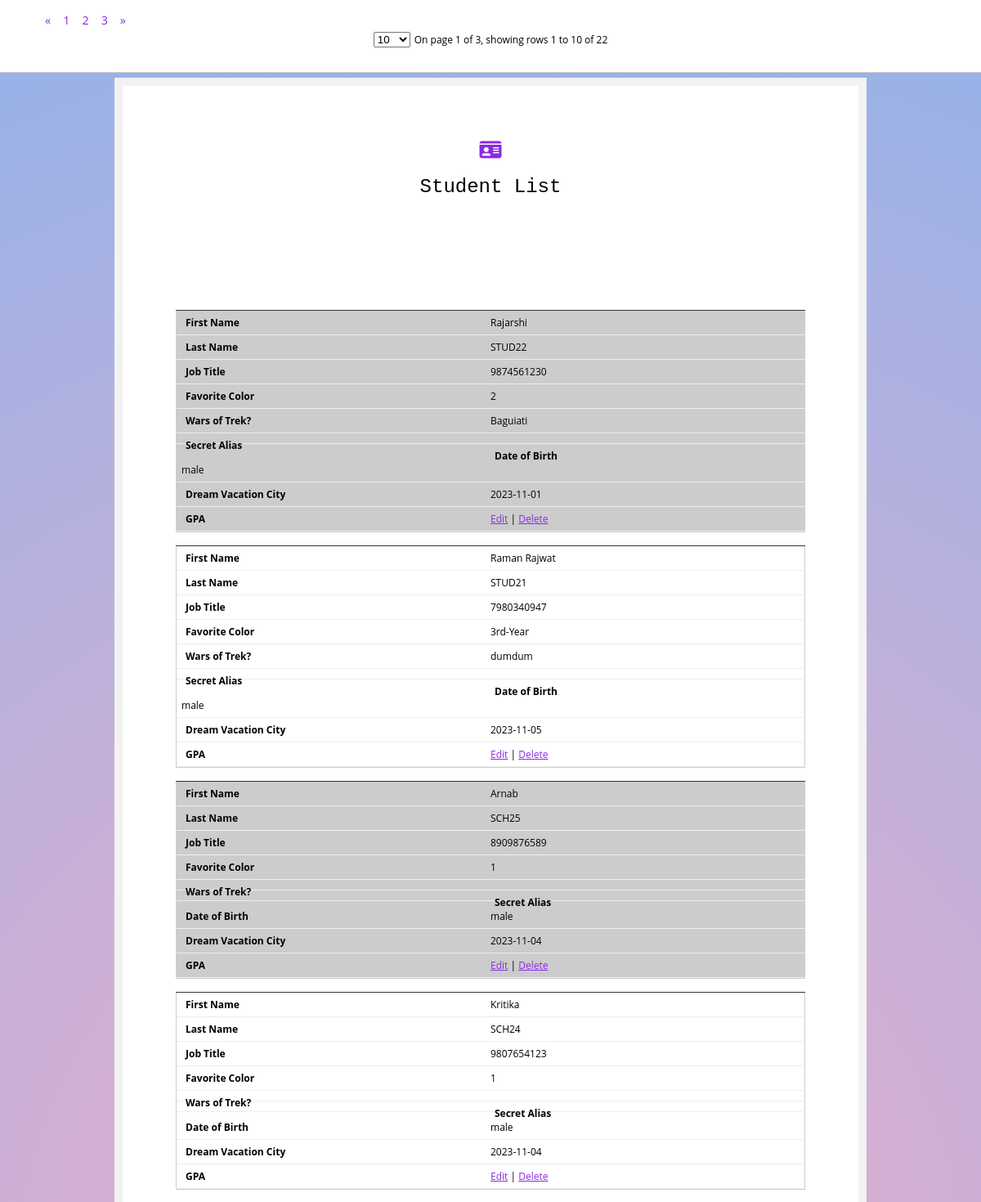
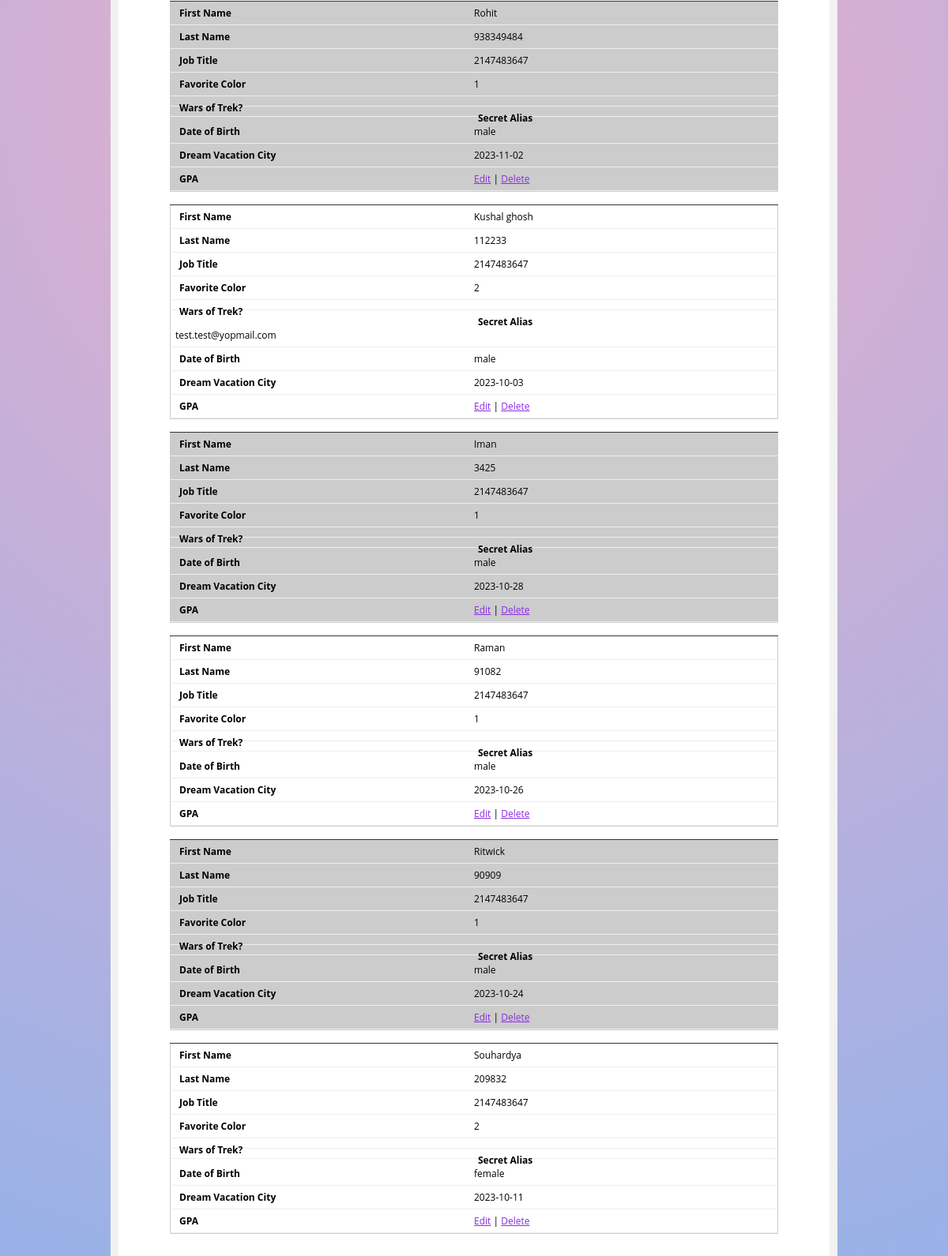
The app's page /student_list.php with its own data (2 pictures, top to bottom).
### tables this page shows
CREATE TABLE `student_registration` (
  `Student_id` int(11) NOT NULL,
  `Student_name` varchar(500) NOT NULL,
  `Student_reg_no` varchar(256) NOT NULL,
  `Phone_no` varchar(255) NOT NULL,
  `Address` varchar(1000) NOT NULL,
  `Guardian_phone` varchar(255) NOT NULL,
  `Email` varchar(500) NOT NULL,
  `Gender` varchar(20) NOT NULL,
  `Joining_date` date NOT NULL,
  `Class` varchar(50) NOT NULL,
  `Date_of_birth` date NOT NULL,
  `Status` char(1) NOT NULL DEFAULT 'Y'
);

### student_list.php (the view, shortened to what this page needs)
<?php
include("conn.php");
$sql=mysqli_query($conn,"SELECT * FROM student_registration  WHERE Status='Y' ORDER BY `Student_id` DESC");
?>
<!DOCTYPE html>
<html lang="en">
<head>
    <link rel = "stylesheet" href="https://cdnjs.cloudflare.com/ajax/libs/font-awesome/6.1.1/css/all.min.css" />
    <link rel="stylesheet"  href="student_list.css">
</head>
<body>
<div class="form-box">
  <h1><a href="index.php"><i class="fa-sharp fa-solid fa-id-card"></i></a></h1>
  <h1>Student List</h1>
<div id="DataTable">
  <div id="table_box_bootstrap"></div>
  <table>
    <tbody class="scroll-pane">
        <?php  while($arr=mysqli_fetch_array($sql)){?>
        <tr>
        <td><?php echo $arr['Student_name'] ?></td>
        <td><?php echo $arr['Student_reg_no'] ?></td>
        <td><?php echo $arr['Phone_no'] ?></td>
        <td><?php echo $arr['Class'] ?></td>
        <td><?php echo $arr['Address'] ?></td>
        <td><?php echo $arr['Email'] ?></td>
        <td><?php echo $arr['Gender'] ?></td>
        <td><?php echo $arr['Joining_date'] ?></td>
        <td><a href="student_edit.php?stud=<?php echo $arr['Student_id'] ?>">Edit</a> | <a href="student_del.php?stud=<?php echo $arr['Student_id'] ?>">Delete</td>
        </tr>
        <?php } ?>
  </tbody>
</table>
</div>
        </div>
</body>
</html>

### student_list.css (style rules this page uses)
body { counter-reset: my-sec-counter; font-family: 'Open Sans', sans-serif; font-size: 12px; background: rgb(238,174,202); background: radial-gradient(circle, rgba(238,174,202,1) 0%, rgba(148,178,233,1) 100%); margin-top: 95px; }
.form-box { max-width: 800px; margin: auto; padding: 50px; background: #ffffff; border: 10px solid #f2f2f2; }
h1 { text-align: center; font-family:Arial, Helvetica, sans-serif; font: 2em "typewriter", monospace; align-self: center; }
#DataTable { position:relative; padding: 15px; box-sizing: border-box; }
table { width: 100%; border-collapse: collapse; }
td, th { padding: 6px; border: 1px solid #ccc; text-align: left; box-sizing: border-box; }
tr:nth-of-type(odd) { background: #eee; }
@media only screen 
      and (max-width: 760px), (min-device-width: 768px) 
      and (max-device-width: 1024px) { table { margin-top: 106px; } }
@media only screen 
      and (max-width: 760px), (min-device-width: 768px) 
      and (max-device-width: 1024px) { table, thead, tbody, th, td, tr { display: block; } }
@media only screen 
      and (max-width: 760px), (min-device-width: 768px) 
      and (max-device-width: 1024px) { tr { margin: 0 0 1rem 0; overflow: auto; border-bottom: 1px solid #ccc; } }
@media only screen 
      and (max-width: 760px), (min-device-width: 768px) 
      and (max-device-width: 1024px) { tbody tr:before { counter-increment: my-sec-counter; content: ""; background-color:#333; display: block; height: 1px; } }
@media only screen 
      and (max-width: 760px), (min-device-width: 768px) 
      and (max-device-width: 1024px) { tr:nth-child(odd) { background: #ccc; } }
@media only screen 
      and (max-width: 760px), (min-device-width: 768px) 
      and (max-device-width: 1024px) { td { border: none; border-bottom: 1px solid #eee; margin-right: 0%; display: block; border-right: 1px solid #ccc; border-left: 1px solid #ccc; box-sizing:border-box; } }
@media only screen 
      and (max-width: 760px), (min-device-width: 768px) 
      and (max-device-width: 1024px) { td:before { font-weight: bold; width: 50%; float:left; box-sizing:border-box; padding-left: 5px; } }
@media only screen 
      and (max-width: 760px), (min-device-width: 768px) 
      and (max-device-width: 1024px) { td:nth-of-type(1):before { content: "First Name"; } }
@media only screen 
      and (max-width: 760px), (min-device-width: 768px) 
      and (max-device-width: 1024px) { td:nth-of-type(2):before { content: "Last Name"; } }
@media only screen 
      and (max-width: 760px), (min-device-width: 768px) 
      and (max-device-width: 1024px) { td:nth-of-type(3):before { content: "Job Title"; } }
@media only screen 
      and (max-width: 760px), (min-device-width: 768px) 
      and (max-device-width: 1024px) { td:nth-of-type(4):before { content: "Favorite Color"; } }
@media only screen 
      and (max-width: 760px), (min-device-width: 768px) 
      and (max-device-width: 1024px) { td:nth-of-type(5):before { content: "Wars of Trek?"; } }
@media only screen 
      and (max-width: 760px), (min-device-width: 768px) 
      and (max-device-width: 1024px) { td:nth-of-type(6):before { content: "Secret Alias"; } }
@media only screen 
      and (max-width: 760px), (min-device-width: 768px) 
      and (max-device-width: 1024px) { td:nth-of-type(7):before { content: "Date of Birth"; } }
@media only screen 
      and (max-width: 760px), (min-device-width: 768px) 
      and (max-device-width: 1024px) { td:nth-of-type(8):before { content: "Dream Vacation City"; } }
@media only screen 
      and (max-width: 760px), (min-device-width: 768px) 
      and (max-device-width: 1024px) { td:nth-of-type(9):before { content: "GPA"; } }
a { color: blueviolet; }

### records on screen
student_registration: Student_name "Rajarshi", Student_reg_no "STUD22", Phone_no "9874561230", Class "2", Address "Baguiati", Gender "male", Joining_date "2023-11-01"
student_registration: Student_name "Raman Rajwat", Student_reg_no "STUD21", Phone_no "7980340947", Class "3rd-Year", Address "dumdum", Gender "male", Joining_date "2023-11-05"
student_registration: Student_name "Arnab", Student_reg_no "SCH25", Phone_no "8909876589", Class "1", Gender "male", Joining_date "2023-11-04"
student_registration: Student_name "Kritika", Student_reg_no "SCH24", Phone_no "9807654123", Class "1", Gender "male", Joining_date "2023-11-04"
student_registration: Student_name "Rohit", Student_reg_no "938349484", Phone_no "2147483647", Class "1", Gender "male", Joining_date "2023-11-02"
student_registration: Student_name "Kushal ghosh", Student_reg_no "112233", Phone_no "2147483647", Class "2", Email "test.test@yopmail.com", Gender "male", Joining_date "2023-10-03"
student_registration: Student_name "Iman", Student_reg_no "3425", Phone_no "2147483647", Class "1", Gender "male", Joining_date "2023-10-28"
student_registration: Student_name "Raman", Student_reg_no "91082", Phone_no "2147483647", Class "1", Gender "male", Joining_date "2023-10-26"
student_registration: Student_name "Ritwick", Student_reg_no "90909", Phone_no "2147483647", Class "1", Gender "male", Joining_date "2023-10-24"
student_registration: Student_name "Souhardya", Student_reg_no "209832", Phone_no "2147483647", Class "2", Gender "female", Joining_date "2023-10-11"
